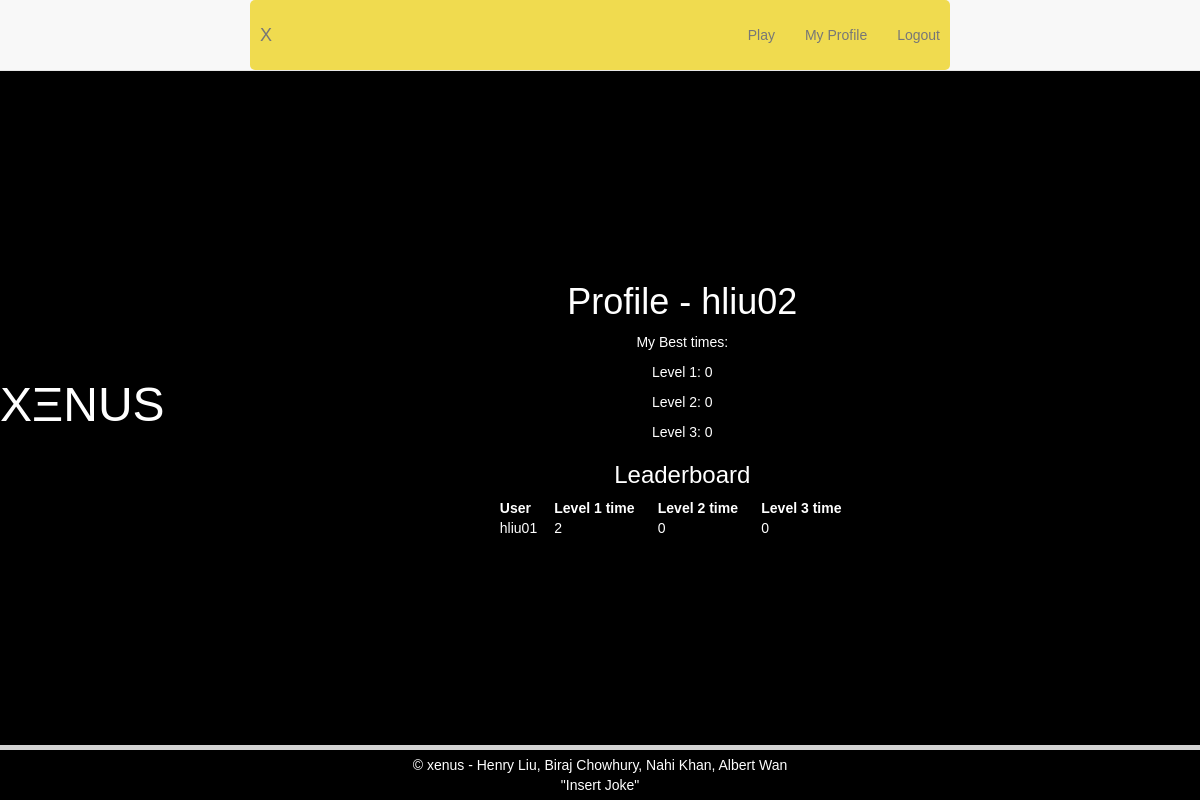
Page /profile (signed in) on the earlier database version.
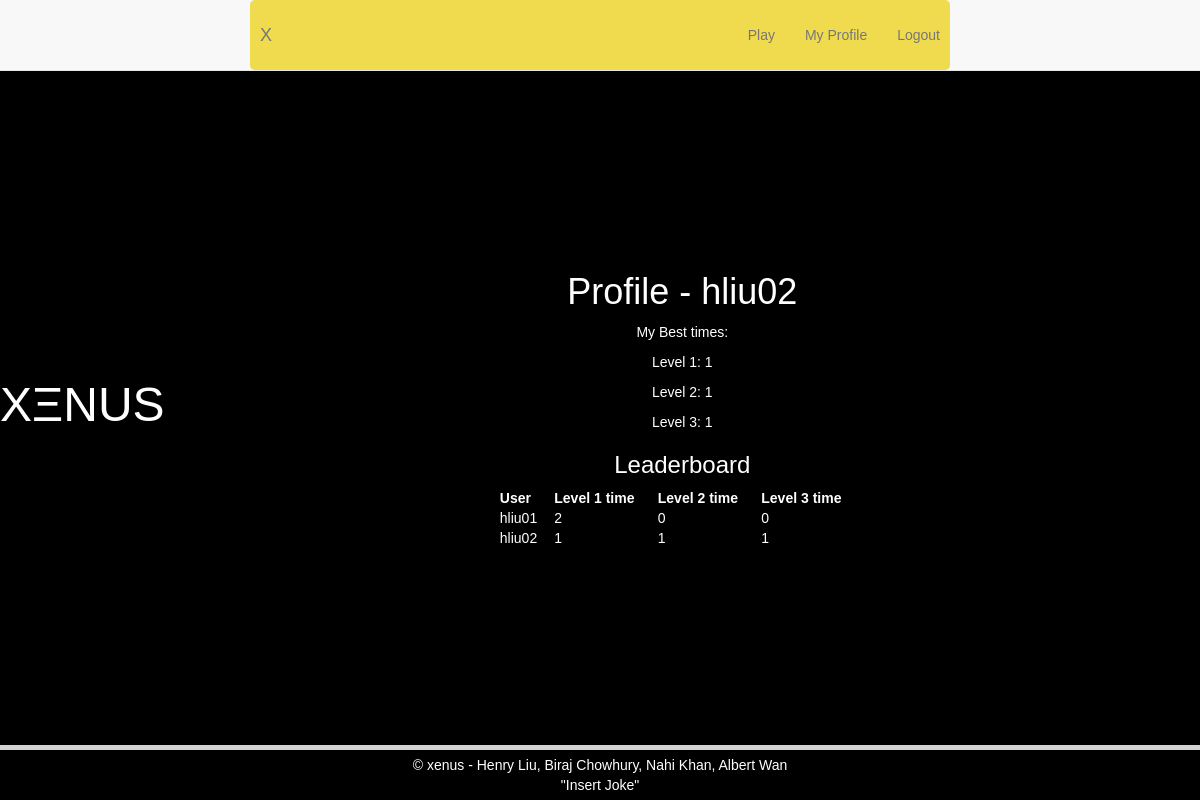
Same page on the later database version.
### tables this page shows
CREATE TABLE USER(username TEXT, password TEXT, level1 INTEGER,  level2 INTEGER,  level3 INTEGER);

### app.py (the view)
@app.route("/profile")
def profile():
    if "user" not in session:
        return redirect(url_for('root'))
    name = format(session["user"])
    with sqlite3.connect(DB_FILE) as connection:
       cur = connection.cursor()
       q = "SELECT * FROM USER WHERE level1 > 0"
       foo = cur.execute(q)
       level1list = foo.fetchall()
       foo = cur.execute("""SELECT * FROM USER WHERE username = ?""",(name,))
       userstatlist = foo.fetchall()
    return render_template("profile.html",
    title = "Profile - {}".format(session["user"]),level1list = level1list, userstatlist = userstatlist, heading = session["user"],sessionstatus = "user" in session)

### templates/profile.html (shortened to what this page needs)
{% extends "homepage.html" %}
{% block searchresults %}
<div class="container-fluid">
  <center>
    <h1>{{title}}</h1>
    <p>My Best times:</p>
    <p>Level 1: {{userstatlist[0][2]}}</p>
    <p>Level 2: {{userstatlist[0][3]}}</p>
    <p>Level 3: {{userstatlist[0][4]}}</p>
    <h3>Leaderboard</h3>
<table cellspacing="20">
  <tr>
    <th>User&nbsp;&nbsp;&nbsp;&nbsp;&nbsp&nbsp;</th>
    <th>Level 1 time&nbsp;&nbsp;&nbsp;&nbsp;&nbsp&nbsp;</th>
    <th>Level 2 time&nbsp;&nbsp;&nbsp;&nbsp;&nbsp;&nbsp;</th>
    <th>Level 3 time&nbsp;&nbsp;&nbsp;&nbsp;&nbsp;&nbsp;</th>
  </tr>
  {% for user in level1list%}
  <tr>
    <td>{{user[0]}}</td>
    <td>{{user[2]}}</td>
    <td>{{user[3]}}</td>
    <td>{{user[4]}}</td>
  </tr>
  {% endfor %}
</table>
  </center>
</div>
<br><br><br>
{% endblock %}

### templates/homepage.html (shortened to what this page needs)
{% extends "template.html" %}
{% block buttons %}
{% if sessionstatus %}
<html lang="en">
<li class="nav-item">
  <a href="{{ url_for('play') }}" class="nav-link">Play</a>
</li>
<li class="nav-item">
  <a href="{{ url_for('profile') }}" class="nav-link">My Profile</a>
</li>
<li class="nav-item">
  <a href="{{ url_for('logout') }}" class="nav-link">Logout</a>
</li>
{% endif %}
{% endblock %}
{% block body %}
<head>
</head>
<br>
<br>
<br>
<br>
<br>
<br>
<br>
<br>
<br>
<br>
<br>
<br>
<br>
<br>
<br>
<br>
<center>
  <h1><font size="7">XΞNUS</font></h1>
</center>
{% if sessionstatus %}
{% block searchresults %}
{% endblock %}
{% endif %}
{% endblock %}

### templates/template.html (shortened to what this page needs)
<!DOCTYPE html>
<html lang="en" dir="ltr">
<head>
  <link rel="stylesheet" href="https://maxcdn.bootstrapcdn.com/bootstrap/3.3.7/css/bootstrap.min.css">
  <link rel="stylesheet" href="css/styles.css">
  </head>
<br>
<br>
<body style="height: 100%;">
    <nav class="navbar navbar-default navbar-fixed-top" data-sr-id="0" style="color: black; opacity: 1; transition: opacity 2s cubic-bezier(0.5, 0, 0, 1) 0s;">
      <div class="container">
        <div class="navbar-header">
          <a class="navbar-brand" href="{{ url_for('root') }}">X</a>
        </div>
        <div id="navbar" class="collapse navbar-collapse">
          <ul class="nav navbar-nav navbar-right">
            {% block buttons %}
            {% endblock %}
          </ul>
        </div>
      </div>
    </nav>
    {% block body %}
    {% endblock %}
<br>
<br>
  <footer style="position: fixed; left: 0; bottom: 0; padding: 5px; margin-top: 0; width: 100%; background: rgba(0, 0, 0, 0.75); color: white; text-align: center; border-top: solid; border-color:lightgray; border-width: 5px;">
     &copy xenus - Henry Liu, Biraj Chowhury, Nahi Khan, Albert Wan <br> "Insert Joke"
  </footer>
  </body>
</html>

### templates/styles.css (style rules this page uses)
* { box-sizing: border-box; }
body { display: flex; justify-content: center; align-items: center; min-height: 100vh; margin: 0; background-color: #1E0555; }
body, .quote-input { font-family: 'Gill Sans', 'Gill Sans MT', Calibri, 'Trebuchet MS', sans-serif; }
.container { background-color: #F0DB4F; padding: 1rem; border-radius: .5rem; width: 700px; max-width: 90%; }

### templates/homepage.html (style rules this page uses)
html,body { margin:0; padding:0; font-family:sans-serif; color:#FFFFFF; background-color:#000000; }

Differences in the rows shown:
now on one of the page's lists (row edited): USER: username "hliu02", level1 "1", level2 "1", level3 "1"
changed USER: level1 "0" → "1"; level2 "0" → "1"; level3 "0" → "1"
